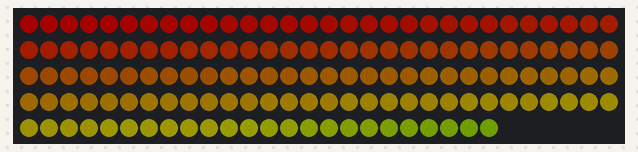
Simulated run of this sketch. Board: Arduino Uno, built with avr-gcc and run on an emulated ATmega328P. On the bench: 144 RGB LEDs in strip order, left to right, continuing on the next row. Dim RGB values are drawn brighter than linear; random numbers use the default seed unless the sketch sets one.

Above: at 0.16 s.
At 0.77 s:
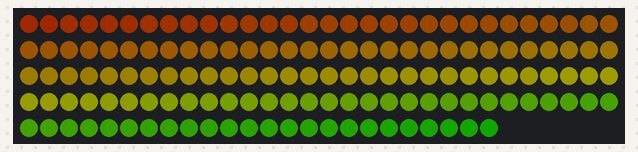
At 1.37 s:
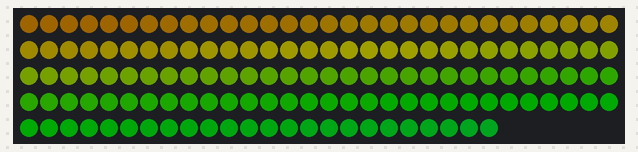
At 2.57 s:
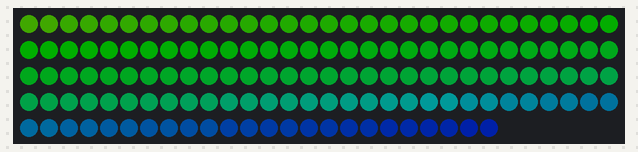
At 5.3 s:
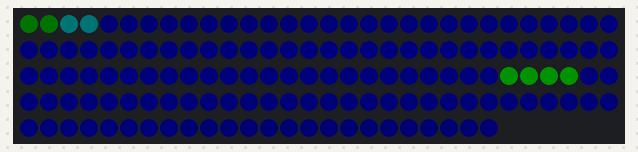
At 38.11 s:
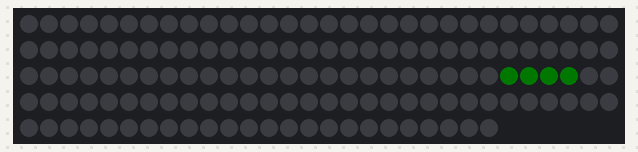

The sketch:

RandomLed.ino
```cpp
// Import the FastLED library so we can use it to control the lights.
#include <FastLED.h>

// Specify which digital IO port the data wire from the LED strip
// will be connected to.
#define LED_PIN     7

// Specify how many LEDs on the strip will be controlled.
#define NUM_LEDS    144

// Specify the color order of the LEDs. It differs by type of LED strip
// and could be RGB, RBG, BRG, GBR, ...
// Use ThreeLightTest to determine the correct order.
#define COLOR_ORDER GRB

// LED chipset type.
#define CHIPSET     WS2812B

// Set the light brightness from 0-255.  If too bright, you
// can permanently damage the arduino, so use a small number to start.
#define BRIGHTNESS 50

// Set power limits to prevent damaging the Vout pin if powering the
// lights from the arduino. 5V 400mA are safe defaults for the Arduino.
// Higher values can be used if powering the lights from an external
// power supply.
#define MAX_VOLTS   5
#define MAX_CURRENT_MILLIAMPS 400

// Create a variable that will store the colors for the LEDs.
CRGB leds[NUM_LEDS];

long ledPosition;
int phase;
#define WIDTH  4

void setup() {
    // Configure the FastLED library to the LED strip.
    FastLED.addLeds<CHIPSET, LED_PIN, COLOR_ORDER>(leds, NUM_LEDS).setCorrection( TypicalLEDStrip );

    // clear all pixel data
    FastLED.clear(true);

    // Set the brightness
    FastLED.setBrightness(BRIGHTNESS);

    // Protect the Arduino from drawing too much current to power
    // the LEDs via the USB.
    FastLED.setMaxPowerInVoltsAndMilliamps(MAX_VOLTS, MAX_CURRENT_MILLIAMPS);

    randomSeed(analogRead(0));
    ledPosition = random(NUM_LEDS - 4);
    phase = 0;
}

void loop() {

	EVERY_N_SECONDS(4) {
		phase++;
	}

    if (phase < 1) {
        rainbow();
    } else {
        showWinner();
    }

    // Send the color instructions to the LED strip.
    FastLED.show();
}

void rainbow() {
    static int hue = 0;
    for (int i = 0; i < NUM_LEDS; i++) {
        leds[i] = CHSV(hue + (i / 2), 255, 255);
    }
    EVERY_N_MILLISECONDS(25) {
        hue++; // hue will wrap around in the 0-255 range
    }
}

void showWinner() {
    EVERY_N_MILLISECONDS(20) {
        fadeToBlackBy(leds, NUM_LEDS, 10);
    }
    EVERY_N_SECONDS(1) {
        for (int i = 0; i < WIDTH; i++) {
            leds[ledPosition + i] = CRGB::Green;
        }
    }
}
```
